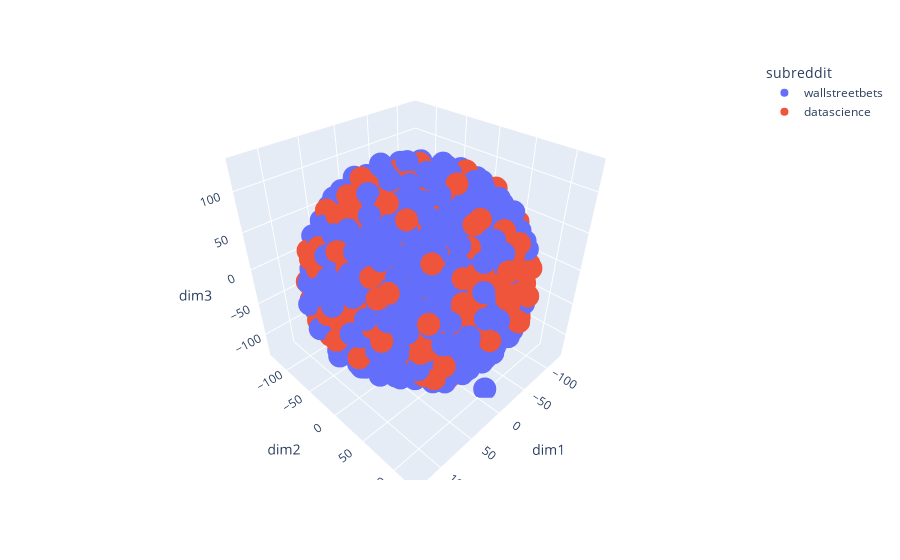

Here is the notebook cell this chart was saved with:
### Code cell
tsne_viz_3d_interactive_with_index(df2, 3, stop='english')

### Figure 1 — Plotly figure (JSON) as saved in the notebook; plotly's stock layout.template omitted (floating-point values rounded to 4 significant figures; data arrays with more than 128 entries replaced by an {"elided": "..."} marker saying what was removed)
{"data": [{"customdata": {"elided": "734x1 int values"}, "hovertemplate": "subreddit=wallstreetbets<br>dim1=%{x}<br>dim2=%{y}<br>dim3=%{z}<br>index=%{customdata[0]}<extra></extra>", "legendgroup": "wallstreetbets", "marker": {"color": "#636efa", "symbol": "circle"}, "mode": "markers", "name": "wallstreetbets", "scene": "scene", "showlegend": true, "type": "scatter3d", "x": {"elided": "734 float values"}, "y": {"elided": "734 float values"}, "z": {"elided": "734 float values"}}, {"customdata": {"elided": "855x1 int values"}, "hovertemplate": "subreddit=datascience<br>dim1=%{x}<br>dim2=%{y}<br>dim3=%{z}<br>index=%{customdata[0]}<extra></extra>", "legendgroup": "datascience", "marker": {"color": "#EF553B", "symbol": "circle"}, "mode": "markers", "name": "datascience", "scene": "scene", "showlegend": true, "type": "scatter3d", "x": {"elided": "855 float values"}, "y": {"elided": "855 float values"}, "z": {"elided": "855 float values"}}], "layout": {"legend": {"title": {"text": "subreddit"}, "tracegroupgap": 0}, "margin": {"t": 60}, "scene": {"domain": {"x": [0, 1], "y": [0, 1]}, "xaxis": {"title": {"text": "dim1"}}, "yaxis": {"title": {"text": "dim2"}}, "zaxis": {"title": {"text": "dim3"}}}}}
